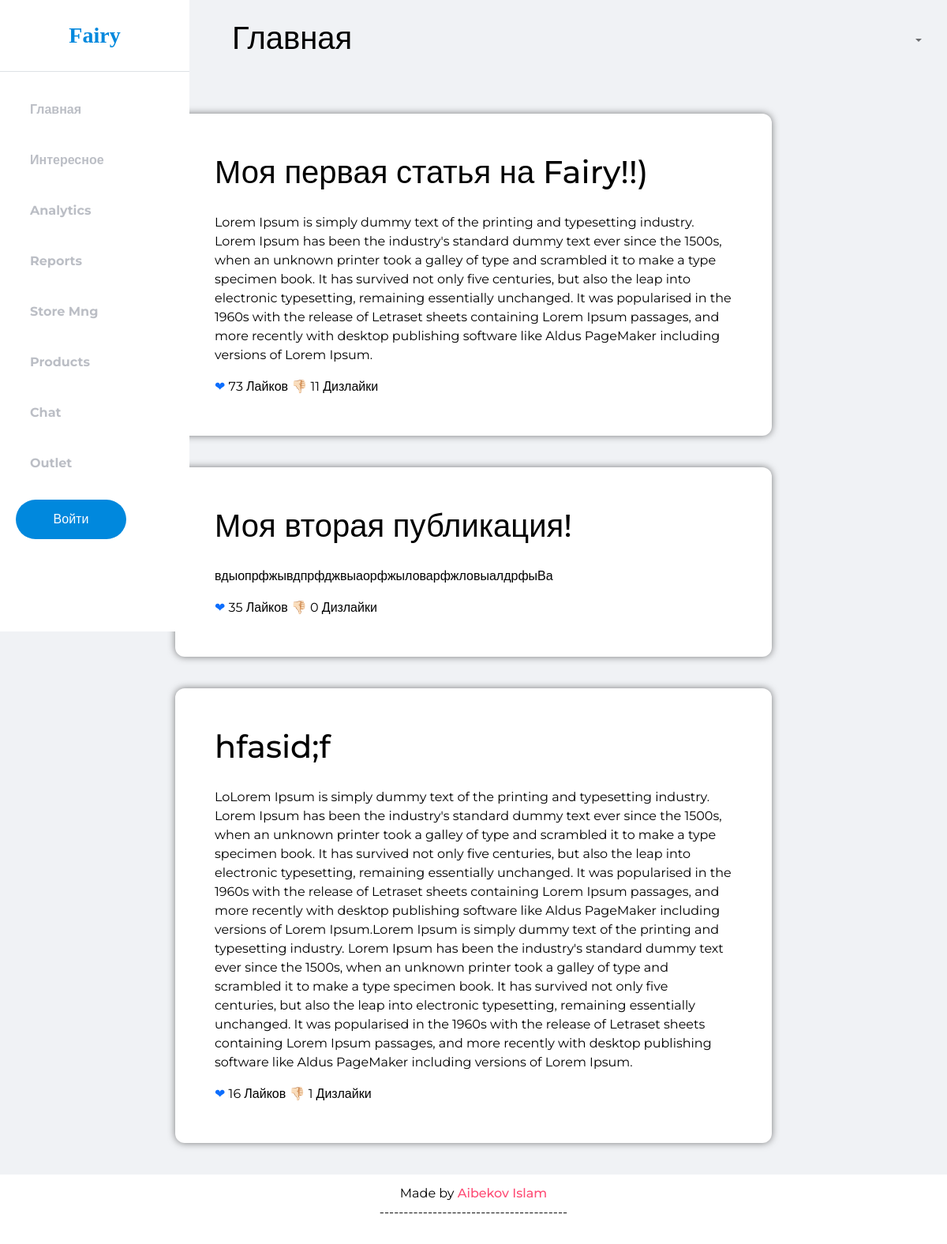
Before: / with the older database file.
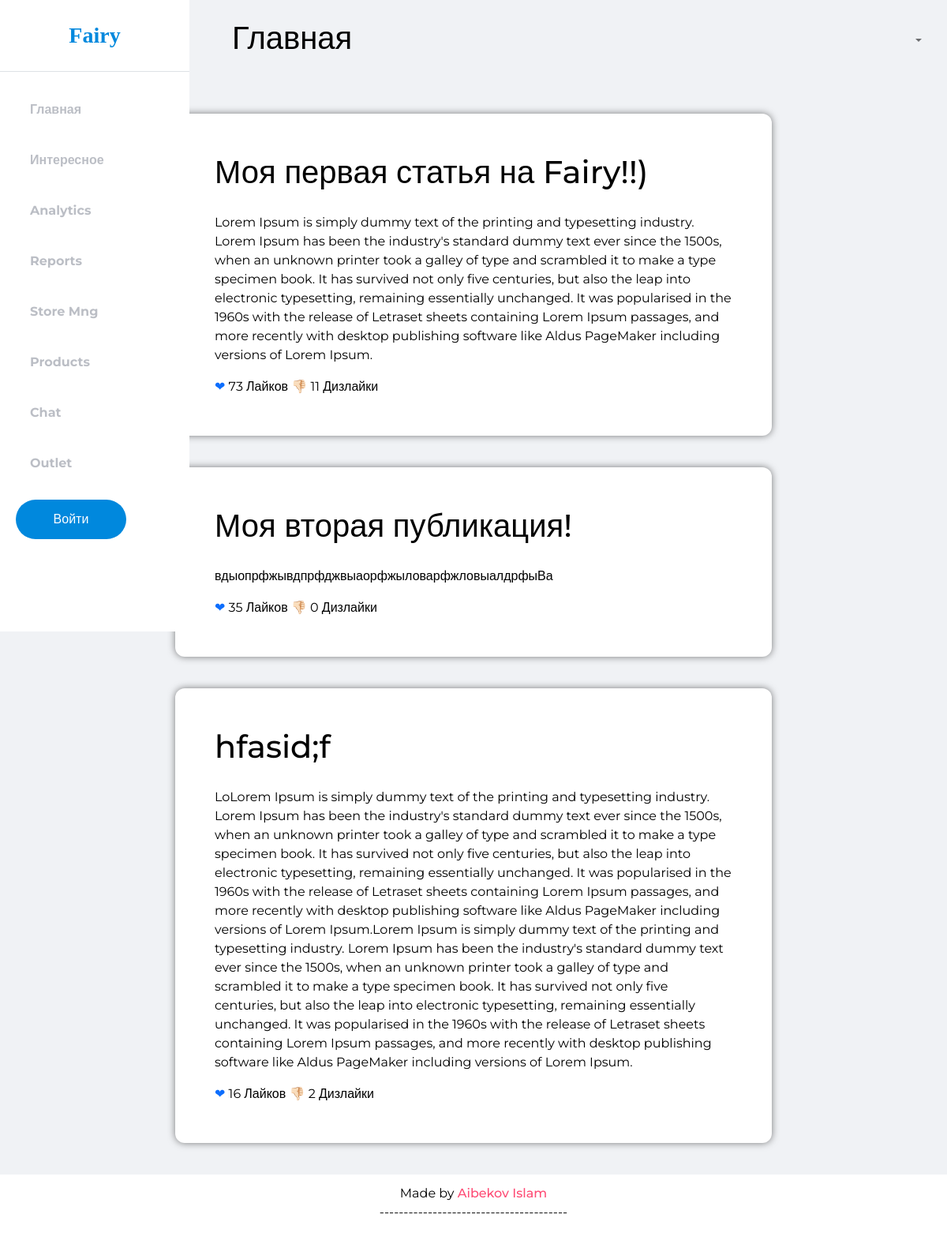
After: the same page with the newer database file.
### core/models.py (models this page shows, shortened)
class Publics(models.Model):
    title = models.CharField(max_length=150)
    text = models.TextField()
    image = models.ImageField(upload_to="Article_img", null=True, blank=True)
    likes = models.IntegerField(verbose_name='Нравится', default=0)
    dislikes = models.IntegerField(verbose_name='Не нравится', default=0)
    user = models.ForeignKey(
        to=Users,
        null=True, blank=True,
        verbose_name=("Пользователь"),
        on_delete=models.CASCADE
    )
    readers = models.ManyToManyField(
        to=User,
        related_name = "readers",
        blank=True,
        verbose_name="Читатели"
    )
    likes = models.IntegerField(default=0, verbose_name="Лайки")
    class Meta:
        verbose_name = ("Публикации")
        verbose_name_plural = ("Публикация")

### core/views.py (the view)
# urls.py: path('', main, name="main"),
def main(request):
    publics = Publics.objects.all()
    return render(request, "main.html", {"publics": publics})

### core/templates/main.html (shortened to what this page needs)
{% load static %}
<!DOCTYPE html>
<html lang="en">
<head>
    <link href="https://cdn.jsdelivr.net/npm/bootstrap@5.0.2/dist/css/bootstrap.min.css" rel="stylesheet">
    <link rel="stylesheet" href="{% static 'style.css' %}">
</head>
<body>
 <div class="d-flex" id="wrapper">
        <div class="bg-white" id="sidebar-wrapper">
            <div class="sidebar-heading text-center py-4 custom-text fs-3 fw-bold border-bottom">Fairy</div>
            <div class="list-group list-group-flush my-3">
                <a href="{% url 'main' %}" class="list-group-item list-group-item-action bg-transparent second-text glavnaya">Главная</a>
                <a href="#" class="list-group-item list-group-item-action bg-transparent second-text fw-bold">Интересное</a>
                <a href="#" class="list-group-item list-group-item-action bg-transparent second-text fw-bold">Analytics</a>
                <a href="#" class="list-group-item list-group-item-action bg-transparent second-text fw-bold">Reports</a>
                <a href="#" class="list-group-item list-group-item-action bg-transparent second-text fw-bold">Store Mng</a>
                <a href="#" class="list-group-item list-group-item-action bg-transparent second-text fw-bold">Products</a>
                <a href="#" class="list-group-item list-group-item-action bg-transparent second-text fw-bold">Chat</a>
                <a href="#" class="list-group-item list-group-item-action bg-transparent second-text fw-bold">Outlet</a>
                <a href="{% url 'logout' %}" class="list-group-item list-group-item-action bg-transparent text-danger fw-bold">{% if request.user.is_authenticated %}Выйти{% endif %}</a>
                {% if not request.user.is_authenticated %}<button class="btn-custom"><a href="{% url 'sign-in' %}">Войти</a></button>{% endif %}
            </div>
        </div>
        <div id="page-content-wrapper">
            <nav class="navbar navbar-expand-lg navbar-light bg-transparent py-4 px-4">
                <div class="d-flex align-items-right">
                    <h1 class="zago-custom">Главная</h1>
                </div>
                <div class="collapse navbar-collapse" id="navbarSupportedContent">
                    <ul class="navbar-nav ms-auto mb-2 mb-lg-0">
                        <li class="nav-item dropdown">
                            <a class="nav-link dropdown-toggle second-text fw-bold" href="#" id="navbarDropdown"
                                role="button" data-bs-toggle="dropdown" aria-expanded="false">
                            </a>
                        </li>
                    </ul>
                </div>
            </nav>
                {% for public in publics %}
                    <div class="main-public">
                        <div class="main-public2">
                            <h1 class="public-zago">{{ public.title }}</h1>
                            <p class="public-text">{{ public.text }}</p>
                            <label for="toggle-heart" aria-label="like"><a href="{% url 'add_like' public.pk %}" class="like">❤</a> {{ public.likes }} Лайков</label>
                            <label for="toggle-heart" aria-label="like"><a href="{% url 'add_dislike' public.pk %}" class="like">👎🏻</a> {{ public.dislikes }} Дизлайки</label>
                        </div>
                    </div>
                {% endfor %}
     <footer>
  Made by <a href="https://www.twitter.com/ckor">Aibekov Islam<br>
  </a>
  <p>---------------------------------------</p>
</footer>
</body>
</html>

Changed rows visible on the page:
changed Publics "hfasid;f": dislikes "1" → "2"
